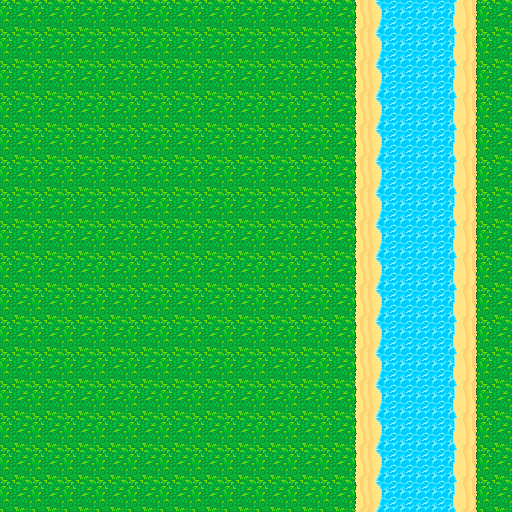

A level layout from a 2D game, rendered from its tile map. Below: a short description, then the map file with its tile-grid data intact:
An orthogonal 16x16 tile map with 32x32 px tiles, 1 tile layer (Tile Layer 1).

<map version="1.10" tiledversion="1.10.2" orientation="orthogonal" renderorder="right-down" width="16" height="16" tilewidth="32" tileheight="32" infinite="0" nextlayerid="2" nextobjectid="1">
 <tileset firstgid="1" name="32x32_map_tile v3.1" tilewidth="32" tileheight="32" spacing="1" margin="1" tilecount="667" columns="23">
  <image source="../32x32_map_tile v3.1.png" width="760" height="958" />
 </tileset>
 <layer id="1" name="Tile Layer 1" width="16" height="16">
  <data encoding="csv">
48,48,48,48,48,48,48,48,48,48,48,538,487,487,536,48,
48,48,48,48,48,48,48,48,48,48,48,538,487,487,536,48,
48,48,48,48,48,48,48,48,48,48,48,538,487,487,536,48,
48,48,48,48,48,48,48,48,48,48,48,538,487,487,536,48,
48,48,48,48,48,48,48,48,48,48,48,538,487,487,536,48,
48,48,48,48,48,48,48,48,48,48,48,538,487,487,536,48,
48,48,48,48,48,48,48,48,48,48,48,538,487,487,536,48,
48,48,48,48,48,48,48,48,48,48,48,538,487,487,536,48,
48,48,48,48,48,48,48,48,48,48,48,538,487,487,536,48,
48,48,48,48,48,48,48,48,48,48,48,538,487,487,536,48,
48,48,48,48,48,48,48,48,48,48,48,538,487,487,536,48,
48,48,48,48,48,48,48,48,48,48,48,538,487,487,536,48,
48,48,48,48,48,48,48,48,48,48,48,538,487,487,536,48,
48,48,48,48,48,48,48,48,48,48,48,538,487,487,536,48,
48,48,48,48,48,48,48,48,48,48,48,538,487,487,536,48,
48,48,48,48,48,48,48,48,48,48,48,538,487,487,536,48
</data>
 </layer>
</map>
